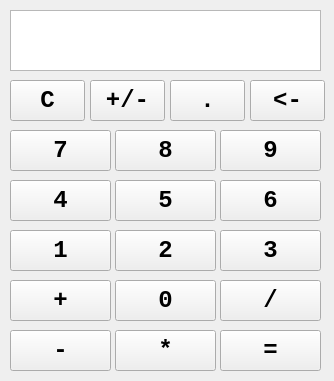
<?xml version="1.0" encoding="UTF-8"?>
<ui version="4.0">
 <class>MainWindow</class>
 <widget class="QMainWindow" name="MainWindow">
  <property name="geometry">
   <rect>
    <x>0</x>
    <y>0</y>
    <width>334</width>
    <height>381</height>
   </rect>
  </property>
  <property name="sizePolicy">
   <sizepolicy hsizetype="Fixed" vsizetype="Fixed">
    <horstretch>0</horstretch>
    <verstretch>0</verstretch>
   </sizepolicy>
  </property>
  <property name="font">
   <font>
    <family>System</family>
    <weight>75</weight>
    <bold>true</bold>
   </font>
  </property>
  <property name="mouseTracking">
   <bool>false</bool>
  </property>
  <property name="windowTitle">
   <string>MainWindow</string>
  </property>
  <property name="autoFillBackground">
   <bool>false</bool>
  </property>
  <widget class="QWidget" name="centralwidget">
   <widget class="QTextEdit" name="InputField">
    <property name="geometry">
     <rect>
      <x>10</x>
      <y>10</y>
      <width>311</width>
      <height>61</height>
     </rect>
    </property>
    <property name="font">
     <font>
      <family>System</family>
      <weight>75</weight>
      <bold>true</bold>
     </font>
    </property>
   </widget>
   <widget class="QPushButton" name="Button_Clear">
    <property name="geometry">
     <rect>
      <x>10</x>
      <y>80</y>
      <width>75</width>
      <height>41</height>
     </rect>
    </property>
    <property name="font">
     <font>
      <family>Consolas</family>
      <pointsize>18</pointsize>
     </font>
    </property>
    <property name="text">
     <string>C</string>
    </property>
   </widget>
   <widget class="QPushButton" name="Button_PlusMinus">
    <property name="geometry">
     <rect>
      <x>90</x>
      <y>80</y>
      <width>75</width>
      <height>41</height>
     </rect>
    </property>
    <property name="font">
     <font>
      <family>Consolas</family>
      <pointsize>18</pointsize>
     </font>
    </property>
    <property name="text">
     <string>+/-</string>
    </property>
   </widget>
   <widget class="QPushButton" name="Button_Dot">
    <property name="geometry">
     <rect>
      <x>170</x>
      <y>80</y>
      <width>75</width>
      <height>41</height>
     </rect>
    </property>
    <property name="font">
     <font>
      <family>Consolas</family>
      <pointsize>18</pointsize>
     </font>
    </property>
    <property name="text">
     <string>.</string>
    </property>
   </widget>
   <widget class="QPushButton" name="Button_Rem">
    <property name="geometry">
     <rect>
      <x>250</x>
      <y>80</y>
      <width>75</width>
      <height>41</height>
     </rect>
    </property>
    <property name="font">
     <font>
      <family>Consolas</family>
      <pointsize>18</pointsize>
     </font>
    </property>
    <property name="text">
     <string>&lt;-</string>
    </property>
   </widget>
   <widget class="QPushButton" name="Button_7">
    <property name="geometry">
     <rect>
      <x>10</x>
      <y>130</y>
      <width>101</width>
      <height>41</height>
     </rect>
    </property>
    <property name="font">
     <font>
      <family>Consolas</family>
      <pointsize>18</pointsize>
     </font>
    </property>
    <property name="text">
     <string>7</string>
    </property>
   </widget>
   <widget class="QPushButton" name="Button_8">
    <property name="geometry">
     <rect>
      <x>115</x>
      <y>130</y>
      <width>101</width>
      <height>41</height>
     </rect>
    </property>
    <property name="font">
     <font>
      <family>Consolas</family>
      <pointsize>18</pointsize>
     </font>
    </property>
    <property name="text">
     <string>8</string>
    </property>
   </widget>
   <widget class="QPushButton" name="Button_9">
    <property name="geometry">
     <rect>
      <x>220</x>
      <y>130</y>
      <width>101</width>
      <height>41</height>
     </rect>
    </property>
    <property name="font">
     <font>
      <family>Consolas</family>
      <pointsize>18</pointsize>
     </font>
    </property>
    <property name="text">
     <string>9</string>
    </property>
   </widget>
   <widget class="QPushButton" name="Button_5">
    <property name="geometry">
     <rect>
      <x>115</x>
      <y>180</y>
      <width>101</width>
      <height>41</height>
     </rect>
    </property>
    <property name="font">
     <font>
      <family>Consolas</family>
      <pointsize>18</pointsize>
     </font>
    </property>
    <property name="text">
     <string>5</string>
    </property>
   </widget>
   <widget class="QPushButton" name="Button_4">
    <property name="geometry">
     <rect>
      <x>10</x>
      <y>180</y>
      <width>101</width>
      <height>41</height>
     </rect>
    </property>
    <property name="font">
     <font>
      <family>Consolas</family>
      <pointsize>18</pointsize>
     </font>
    </property>
    <property name="text">
     <string>4</string>
    </property>
   </widget>
   <widget class="QPushButton" name="Button_6">
    <property name="geometry">
     <rect>
      <x>220</x>
      <y>180</y>
      <width>101</width>
      <height>41</height>
     </rect>
    </property>
    <property name="font">
     <font>
      <family>Consolas</family>
      <pointsize>18</pointsize>
     </font>
    </property>
    <property name="text">
     <string>6</string>
    </property>
   </widget>
   <widget class="QPushButton" name="Button_2">
    <property name="geometry">
     <rect>
      <x>115</x>
      <y>230</y>
      <width>101</width>
      <height>41</height>
     </rect>
    </property>
    <property name="font">
     <font>
      <family>Consolas</family>
      <pointsize>18</pointsize>
     </font>
    </property>
    <property name="text">
     <string>2</string>
    </property>
   </widget>
   <widget class="QPushButton" name="Button_1">
    <property name="geometry">
     <rect>
      <x>10</x>
      <y>230</y>
      <width>101</width>
      <height>41</height>
     </rect>
    </property>
    <property name="font">
     <font>
      <family>Consolas</family>
      <pointsize>18</pointsize>
     </font>
    </property>
    <property name="text">
     <string>1</string>
    </property>
   </widget>
   <widget class="QPushButton" name="Button_3">
    <property name="geometry">
     <rect>
      <x>220</x>
      <y>230</y>
      <width>101</width>
      <height>41</height>
     </rect>
    </property>
    <property name="font">
     <font>
      <family>Consolas</family>
      <pointsize>18</pointsize>
     </font>
    </property>
    <property name="text">
     <string>3</string>
    </property>
   </widget>
   <widget class="QPushButton" name="Button_0">
    <property name="geometry">
     <rect>
      <x>115</x>
      <y>280</y>
      <width>101</width>
      <height>41</height>
     </rect>
    </property>
    <property name="font">
     <font>
      <family>Consolas</family>
      <pointsize>18</pointsize>
     </font>
    </property>
    <property name="text">
     <string>0</string>
    </property>
   </widget>
   <widget class="QPushButton" name="Button_Plus">
    <property name="geometry">
     <rect>
      <x>10</x>
      <y>280</y>
      <width>101</width>
      <height>41</height>
     </rect>
    </property>
    <property name="font">
     <font>
      <family>Consolas</family>
      <pointsize>18</pointsize>
     </font>
    </property>
    <property name="text">
     <string>+</string>
    </property>
   </widget>
   <widget class="QPushButton" name="Button_Div">
    <property name="geometry">
     <rect>
      <x>220</x>
      <y>280</y>
      <width>101</width>
      <height>41</height>
     </rect>
    </property>
    <property name="font">
     <font>
      <family>Consolas</family>
      <pointsize>18</pointsize>
     </font>
    </property>
    <property name="text">
     <string>/</string>
    </property>
   </widget>
   <widget class="QPushButton" name="Button_Multy">
    <property name="geometry">
     <rect>
      <x>115</x>
      <y>330</y>
      <width>101</width>
      <height>41</height>
     </rect>
    </property>
    <property name="font">
     <font>
      <family>Consolas</family>
      <pointsize>18</pointsize>
     </font>
    </property>
    <property name="text">
     <string>*</string>
    </property>
   </widget>
   <widget class="QPushButton" name="Button_Minus">
    <property name="geometry">
     <rect>
      <x>10</x>
      <y>330</y>
      <width>101</width>
      <height>41</height>
     </rect>
    </property>
    <property name="font">
     <font>
      <family>Consolas</family>
      <pointsize>18</pointsize>
     </font>
    </property>
    <property name="text">
     <string>-</string>
    </property>
   </widget>
   <widget class="QPushButton" name="Button_Result">
    <property name="geometry">
     <rect>
      <x>220</x>
      <y>330</y>
      <width>101</width>
      <height>41</height>
     </rect>
    </property>
    <property name="font">
     <font>
      <family>Consolas</family>
      <pointsize>18</pointsize>
     </font>
    </property>
    <property name="text">
     <string>=</string>
    </property>
   </widget>
  </widget>
 </widget>
 <resources/>
 <connections/>
</ui>
